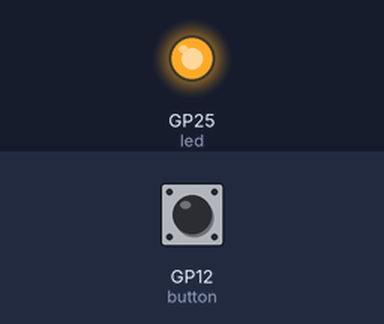
The program below on a simulated Raspberry Pi Pico running MicroPython. On the bench: output pins drawn as LEDs (lit = HIGH). The inputs (shaded band) are chosen by the test bench; at power-on: GP12 (button) HIGH.

Above: at 1.2 s.
1.3 s: GP12 (button) pulled LOW for 0.15 s
At 1.38 s:
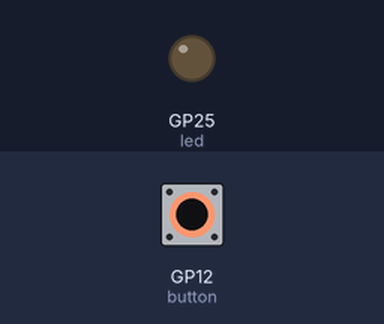
2.9 s: GP12 (button) pulled LOW for 3.2 s
At 7.4 s:
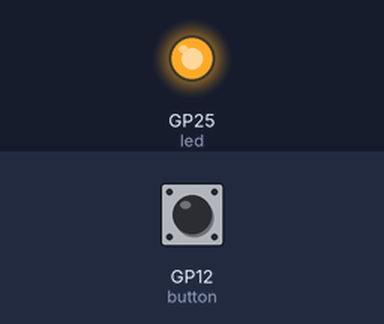
Timing chart, 0 to 8.9 s (numbered marks = the images above; inputs shaded):
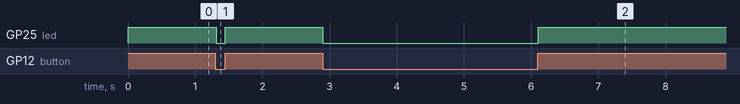

The program:

button-toggle.py
```python
# An asyncio LED toggle in response to a button

from machine import Pin
import uasyncio as asyncio


async def poll_button():
    button = Pin(12, mode=Pin.IN, pull=Pin.PULL_UP)
    button_state = button.value()

    # RPi Pico builtin LED on GPIO 25
    led = Pin(25, mode=Pin.OUT, value=button_state)

    while True:
        await asyncio.sleep_ms(10)
        val = button.value()
        if val != button_state:
            led.toggle()
            button_state = val

asyncio.run(poll_button())
```

Measured:
- after the input at 1.3 s, GP25 (led): HIGH → LOW at once, → HIGH 0.14 s later
- after the input at 2.9 s, GP25 (led): HIGH → LOW at once, → HIGH 3.2 s later
